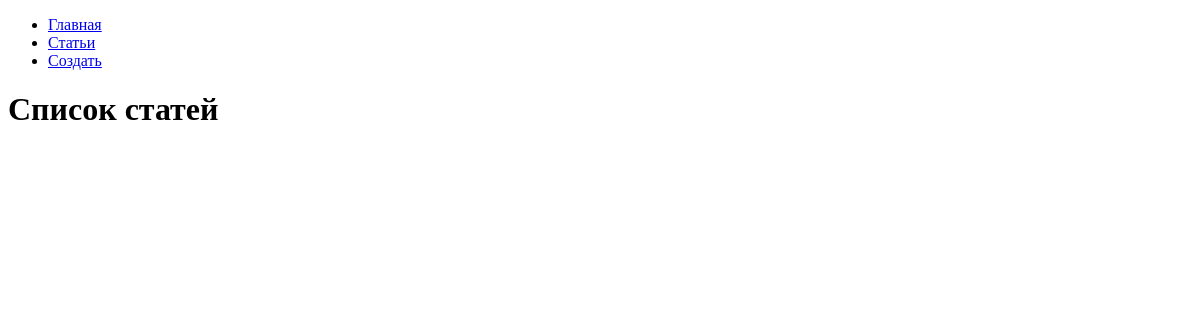
/articles/, run on an earlier commit of the app's database.
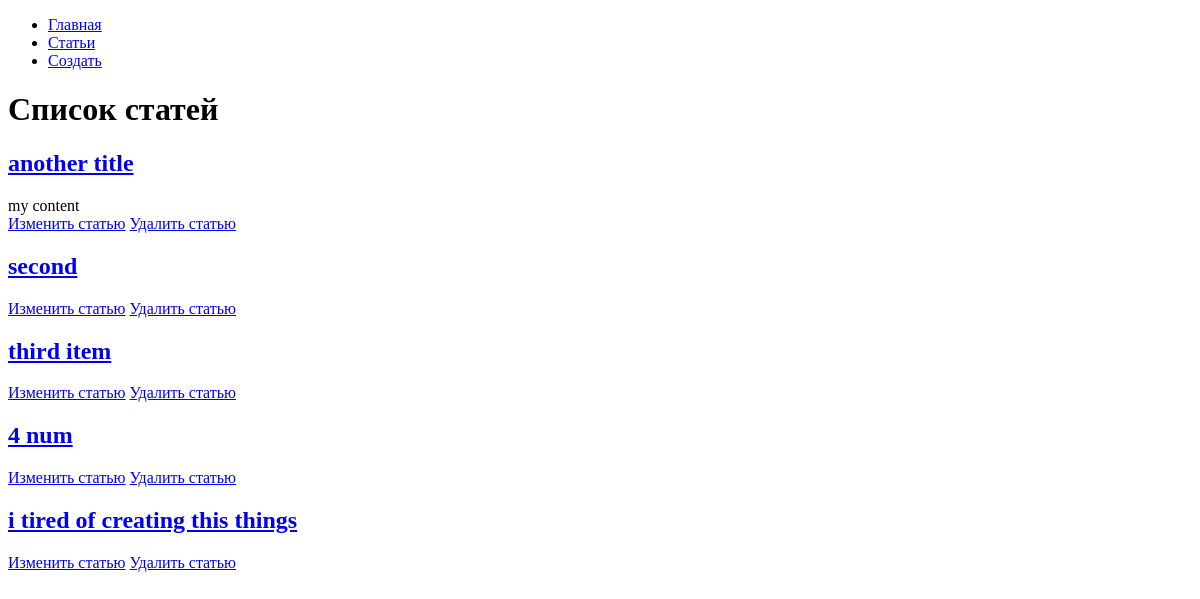
And on a later commit of the database.
### hexlet_django_blog/articles/models.py (models this page shows, shortened)
class Article(models.Model):
    name = models.CharField(max_length=200) # название статьи
    body = models.TextField() # тело статьи
    timestamp = models.DateTimeField(auto_now_add=True)

### hexlet_django_blog/articles/views.py (the view)
# urls.py: path('', IndexArticleView.as_view(), name='article_index'),
class IndexArticleView(View):
    def get(self, request, *args, **kwargs):
        articles = Article.objects.all()[:15]
        return render(request, 'articles/index.html', context={
            'articles': articles,
        })

### hexlet_django_blog/templates/articles/index.html (shortened to what this page needs)
{% extends "base.html" %}
{% block content %}
    <h1>Список статей</h1>
    {% for article in articles %}
        <h2><a href="{% url 'article_show' article.id %}">{{ article.name }}</a></h2>
        <div>{{ article.body|slice:":200" }}</div>
        <a class="link" href="{% url 'articles_update' article.id %}">Изменить статью</a>
        <a class="link" href="{% url 'articles_delete' article.id %}">Удалить статью</a>
    {% endfor %}
{% endblock %}

### hexlet_django_blog/templates/base.html (shortened to what this page needs)
<!DOCTYPE html>
<html lang="en">
<head>
</head>
<body>
<div id="sidebar">
    {% block sidebar %}
        <ul>
            <li><a href="/">Главная</a></li>
            <li><a href="/articles/">Статьи</a></li>
            <li><a href="/articles/create/">Создать</a></li>
        </ul>
    {% endblock %}
</div>
<div id="content">
    {% block content %}{% endblock %}
</div>
</body>
</html>

What changed in the data, as far as the page shows it:
added Article: name "another title", body "my content"
added Article: name "second"
added Article: name "third item"
added Article: name "4 num"
added Article: name "i tired of creating this things"
